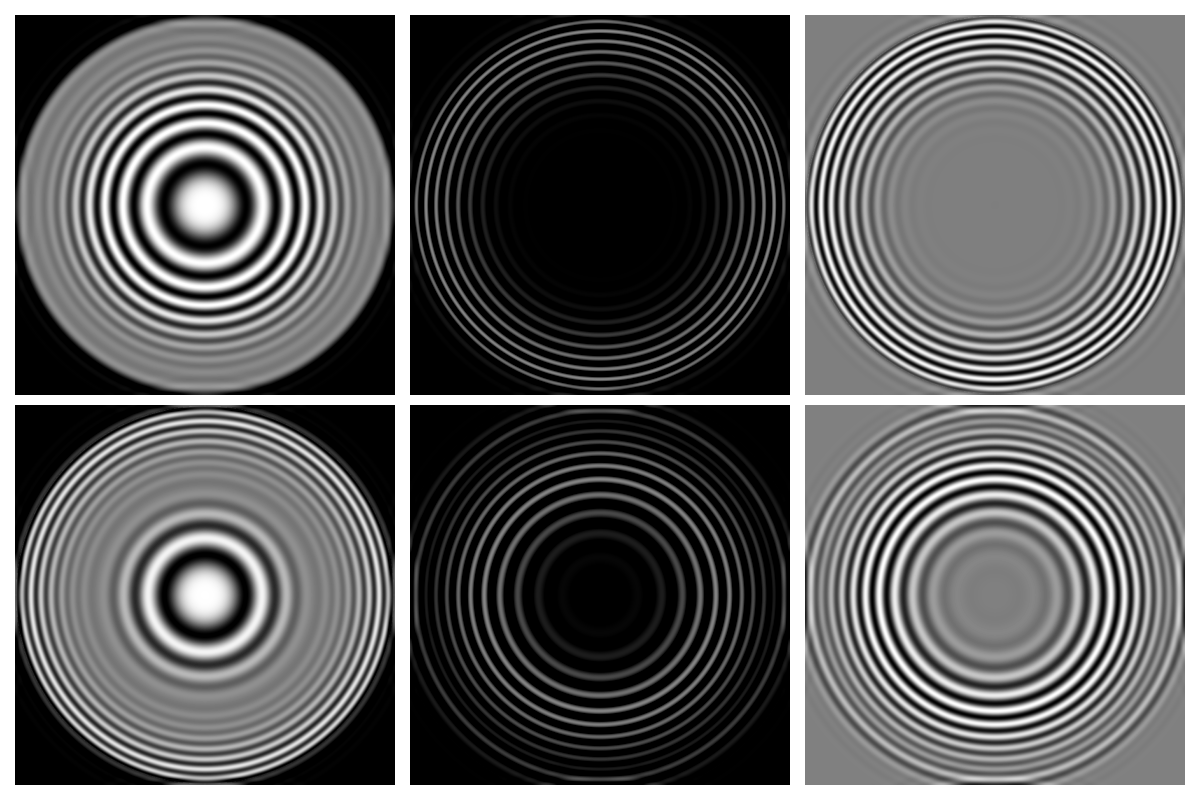

Write the Python code that produced this figure.
import os
import sys
import numpy as np
import matplotlib.pyplot as plt
from scipy.ndimage import correlate

# Allow imports from project root (General, libDIP, libDIPUM)
ROOT = os.path.abspath(os.path.join(os.path.dirname(__file__), '..', '..'))
if ROOT not in sys.path:
    sys.path.append(ROOT)

from libDIPUM.zoneplate import zoneplate
from General.fir1 import fir1
from General.ftrans2 import ftrans2
from libDIP.intScaling4e import intScaling4e

# Data
f = zoneplate(8.2, 0.0275, 0)  # ~597 x 597

# Lowpass filtering
lp, _ = fir1(128, 0.1)

# 2-D separable lowpass filter
lp2s = np.outer(lp, lp)

# 2-D circularly symmetric lowpass filter
lp2c = ftrans2(lp)

# Apply filters (MATLAB 'symmetric')
glps = correlate(f, lp2s, mode='reflect')
glpc = correlate(f, lp2c, mode='reflect')

# Highpass from lowpass
ghp = f - glpc

# Alternative highpass from impulse - lowpass
M = lp.size
center = int(np.ceil(M / 2.0)) - 1  # zero-based index
_delta = np.zeros(M, dtype=float)
_delta[center] = 1.0
hp = _delta - lp

hp2c = ftrans2(hp)
ghpc = correlate(f, hp2c, mode='reflect')

# Bandreject from lowpass/highpass
lp1, _ = fir1(128, 0.06)
lp2, _ = fir1(128, 0.12)
hp2 = _delta - lp2

hbr = lp1 + hp2
hbrc = ftrans2(hbr)
gbr = correlate(f, hbrc, mode='reflect')

# Bandpass from bandreject
hbp = _delta - hbr
hbpc = ftrans2(hbp)
gbp = correlate(f, hbpc, mode='reflect')

# Display
plt.figure(figsize=(12, 8))

plt.subplot(2, 3, 1)
plt.imshow(glpc, cmap='gray', vmin=0, vmax=1)
plt.axis('off')

plt.subplot(2, 3, 2)
plt.imshow(ghpc, cmap='gray', vmin=0, vmax=1)
plt.axis('off')

plt.subplot(2, 3, 3)
plt.imshow(intScaling4e(ghpc), cmap='gray')
plt.axis('off')

plt.subplot(2, 3, 4)
plt.imshow(gbr, cmap='gray', vmin=0, vmax=1)
plt.axis('off')

plt.subplot(2, 3, 5)
plt.imshow(gbp, cmap='gray', vmin=0, vmax=1)
plt.axis('off')

plt.subplot(2, 3, 6)
plt.imshow(intScaling4e(gbp), cmap='gray')
plt.axis('off')

plt.tight_layout()
plt.savefig('Figure362.png')
print('Saved Figure362.png')
plt.show()
